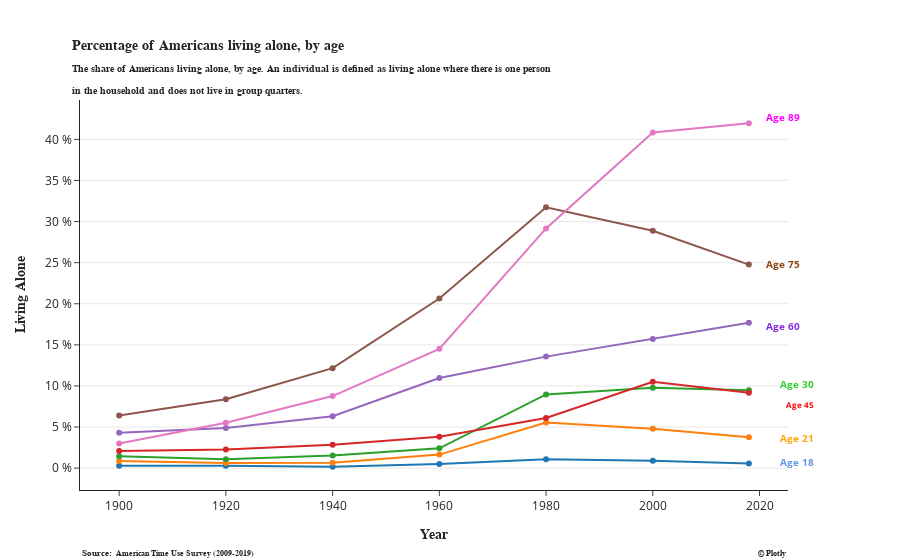

Notebook source saved alongside this figure:
### Code cell
df1.rename(columns={'Entity':'Age','Percentage of Americans living alone, by age, total (IPUMS)':'Living alone'},inplace=True)
df1.drop('Code',axis=1,inplace=True)
fig=px.line(df1,x='Year',y='Living alone',color='Age',template='simple_white',markers=True)
fig.update_yaxes(ticksuffix=" %", showgrid=True)
fig.update_layout(margin=dict(r=112,t=100,b=70))
fig.update_traces(mode="markers+lines", hovertemplate=None)
fig.update_layout(hovermode="x unified")
fig.update_layout(showlegend=False)
fig.add_annotation(
                   y=0.98,
                   x=1.02,
                   text="<b style=\"color:magenta; font-size:1.1vw\">Age 89</b>",
                   showarrow=False,
                   xref="paper",
                   yref="paper")
fig.add_annotation(
                   y=0.58,
                   x=1.02,
                   text="<b style=\"color:SaddleBrown; font-size:1.1vw\">Age 75</b>",
                   showarrow=False,
                   xref="paper",
                   yref="paper")
fig.add_annotation(
                   y=0.42,
                   x=1.02,
                   text="<b style=\"color:BlueViolet; font-size:1.1vw\">Age 60</b>",
                   showarrow=False,
                   xref="paper",
                   yref="paper")
fig.add_annotation(
                   y=0.25,
                   x=1.04,
                   text="<b style=\"color:LimeGreen; font-size:1.1vw\">Age 30</b>",
                   showarrow=False,
                   xref="paper",
                   yref="paper")
fig.add_annotation(
                   y=0.2,
                   x=1.04,
                   text="<b style=\"color:red; font-size:0.9vw\">Age 45</b>",
                   showarrow=False,
                   xref="paper",
                   yref="paper")
fig.add_annotation(
                   y=0.11,
                   x=1.04,
                   text="<b style=\"color:orange; font-size:1.1vw\">Age 21</b>",
                   showarrow=False,
                   xref="paper",
                   yref="paper")
fig.add_annotation(
                   y=0.05,
                   x=1.04,
                   text="<b style=\"color:CornflowerBlue; font-size:1.1vw\">Age 18</b>",
                   showarrow=False,
                   xref="paper",
                   yref="paper")
fig.add_annotation(
                   y=-0.18,
                   x=0,
                   text="<b style=\"font-family: Times New Roman; font-size:01vw\">Source: </b><b style=\"font-family: Times New Roman; font-size:0.9vw\"> American Time Use Survey (2009-2019)</b>",
                   showarrow=False,
                   xref="paper",
                   yref="paper")
fig.add_annotation(
                   y=-0.18,
                   x=1,
                   text="<b style=\"font-family: Times New Roman; font-size:0.9vw\"> © Plotly</b>",
                   showarrow=False,
                   xref="paper",
                   yref="paper")
fig.update_layout(title_text='<b style="font-family: Times New Roman; font-size:1.6vw">Percentage of Americans living alone, by age</b><br><b style="font-family: Times New Roman; font-size:1.1vw">The share of Americans living alone, by age. An individual is defined as living alone where there is one person <br>in the household and does not live in group quarters.</b>',title_x=0.08)
fig.update_yaxes(title_text='<b style="font-family: Times New Roman;" >Living Alone</b>')
fig.update_xaxes(title_text='<b style="font-family: Times New Roman;" >Year</b>')

### Figure 1 — Plotly figure (JSON) as saved in the notebook; plotly's stock layout.template omitted (floating-point values rounded to 4 significant figures)
{"data": [{"legendgroup": "Age 18", "line": {"color": "#1F77B4", "dash": "solid"}, "marker": {"symbol": "circle"}, "mode": "markers+lines", "name": "Age 18", "orientation": "v", "showlegend": true, "type": "scatter", "x": [1900, 1920, 1940, 1960, 1980, 2000, 2018], "xaxis": "x", "y": [0.2826, 0.2975, 0.1683, 0.5081, 1.079, 0.8856, 0.5486], "yaxis": "y"}, {"legendgroup": "Age 21", "line": {"color": "#FF7F0E", "dash": "solid"}, "marker": {"symbol": "circle"}, "mode": "markers+lines", "name": "Age 21", "orientation": "v", "showlegend": true, "type": "scatter", "x": [1900, 1920, 1940, 1960, 1980, 2000, 2018], "xaxis": "x", "y": [0.8531, 0.617, 0.6578, 1.647, 5.559, 4.796, 3.763], "yaxis": "y"}, {"legendgroup": "Age 30", "line": {"color": "#2CA02C", "dash": "solid"}, "marker": {"symbol": "circle"}, "mode": "markers+lines", "name": "Age 30", "orientation": "v", "showlegend": true, "type": "scatter", "x": [1900, 1920, 1940, 1960, 1980, 2000, 2018], "xaxis": "x", "y": [1.448, 1.082, 1.533, 2.408, 8.969, 9.793, 9.471], "yaxis": "y"}, {"legendgroup": "Age 45", "line": {"color": "#D62728", "dash": "solid"}, "marker": {"symbol": "circle"}, "mode": "markers+lines", "name": "Age 45", "orientation": "v", "showlegend": true, "type": "scatter", "x": [1900, 1920, 1940, 1960, 1980, 2000, 2018], "xaxis": "x", "y": [2.088, 2.276, 2.838, 3.807, 6.105, 10.51, 9.17], "yaxis": "y"}, {"legendgroup": "Age 60", "line": {"color": "#9467BD", "dash": "solid"}, "marker": {"symbol": "circle"}, "mode": "markers+lines", "name": "Age 60", "orientation": "v", "showlegend": true, "type": "scatter", "x": [1900, 1920, 1940, 1960, 1980, 2000, 2018], "xaxis": "x", "y": [4.29, 4.885, 6.318, 10.96, 13.57, 15.7, 17.68], "yaxis": "y"}, {"legendgroup": "Age 75", "line": {"color": "#8C564B", "dash": "solid"}, "marker": {"symbol": "circle"}, "mode": "markers+lines", "name": "Age 75", "orientation": "v", "showlegend": true, "type": "scatter", "x": [1900, 1920, 1940, 1960, 1980, 2000, 2018], "xaxis": "x", "y": [6.413, 8.386, 12.16, 20.64, 31.75, 28.88, 24.77], "yaxis": "y"}, {"legendgroup": "Age 89", "line": {"color": "#E377C2", "dash": "solid"}, "marker": {"symbol": "circle"}, "mode": "markers+lines", "name": "Age 89", "orientation": "v", "showlegend": true, "type": "scatter", "x": [1900, 1920, 1940, 1960, 1980, 2000, 2018], "xaxis": "x", "y": [3.003, 5.531, 8.771, 14.52, 29.16, 40.84, 41.96], "yaxis": "y"}], "layout": {"annotations": [{"showarrow": false, "text": "<b style=\"color:magenta; font-size:1.1vw\">Age 89</b>", "x": 1.02, "xref": "paper", "y": 0.98, "yref": "paper"}, {"showarrow": false, "text": "<b style=\"color:SaddleBrown; font-size:1.1vw\">Age 75</b>", "x": 1.02, "xref": "paper", "y": 0.58, "yref": "paper"}, {"showarrow": false, "text": "<b style=\"color:BlueViolet; font-size:1.1vw\">Age 60</b>", "x": 1.02, "xref": "paper", "y": 0.42, "yref": "paper"}, {"showarrow": false, "text": "<b style=\"color:LimeGreen; font-size:1.1vw\">Age 30</b>", "x": 1.04, "xref": "paper", "y": 0.25, "yref": "paper"}, {"showarrow": false, "text": "<b style=\"color:red; font-size:0.9vw\">Age 45</b>", "x": 1.04, "xref": "paper", "y": 0.2, "yref": "paper"}, {"showarrow": false, "text": "<b style=\"color:orange; font-size:1.1vw\">Age 21</b>", "x": 1.04, "xref": "paper", "y": 0.11, "yref": "paper"}, {"showarrow": false, "text": "<b style=\"color:CornflowerBlue; font-size:1.1vw\">Age 18</b>", "x": 1.04, "xref": "paper", "y": 0.05, "yref": "paper"}, {"showarrow": false, "text": "<b style=\"font-family: Times New Roman; font-size:01vw\">Source: </b><b style=\"font-family: Times New Roman; font-size:0.9vw\"> American Time Use Survey (2009-2019)</b>", "x": 0, "xref": "paper", "y": -0.18, "yref": "paper"}, {"showarrow": false, "text": "<b style=\"font-family: Times New Roman; font-size:0.9vw\"> © Plotly</b>", "x": 1, "xref": "paper", "y": -0.18, "yref": "paper"}], "autosize": true, "hovermode": "x unified", "legend": {"title": {"text": "Age"}, "tracegroupgap": 0}, "margin": {"b": 70, "r": 112, "t": 100}, "showlegend": false, "title": {"text": "<b style=\"font-family: Times New Roman; font-size:1.6vw\">Percentage of Americans living alone, by age</b><br><b style=\"font-family: Times New Roman; font-size:1.1vw\">The share of Americans living alone, by age. An individual is defined as living alone where there is one person <br>in the household and does not live in group quarters.</b>", "x": 0.08}, "xaxis": {"anchor": "y", "autorange": true, "domain": [0, 1], "range": [1893.0, 2025.0], "title": {"text": "<b style=\"font-family: Times New Roman;\" >Year</b>"}, "type": "linear"}, "yaxis": {"anchor": "x", "autorange": true, "domain": [0, 1], "range": [-3.219, 45.35], "showgrid": true, "ticksuffix": " %", "title": {"text": "<b style=\"font-family: Times New Roman;\" >Living Alone</b>"}, "type": "linear"}}}
